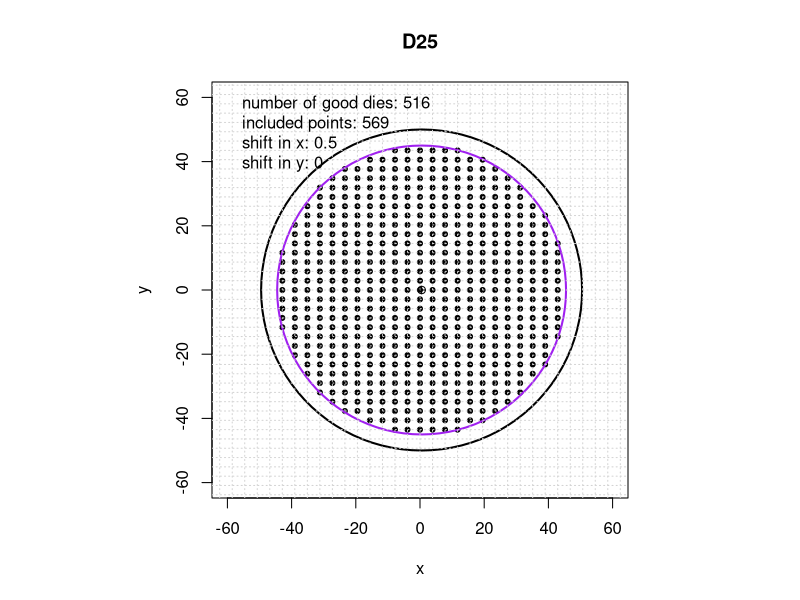

Reproduce this figure in R.
#install.packages("rlist")
#install.packages("plotrix")
library(rlist)
library("plotrix")

#input
wafersize <- 100 #mm
boundery <- 5 #mm
diex <- 3.9 #mm
diey <- 2.9 #mm
accuracy <- 0.1 #mm
id <- "D25"

#preperation
wafer_r <- (100 - boundery*2)/2
gloabllist <- list()
centerpoint <- list()

#making the grid
#max space in x and y
maxx <- 100 + diex*4
maxy <- 100 + diey*4
#max points in x and y
pointsx <- round(maxx / diex)
if (pointsx %% 2 != 0) {
  pointsx <- pointsx +1
}
pointsy <- round(maxy / diey)
if (pointsy %% 2 != 0) {
  pointsy <- pointsy +1
}
pointsxtimes <- seq(-pointsx/2, pointsx/2)
pointsytimes <- seq(-pointsy/2, pointsy/2)
# making vector table
for (m in seq(1, pointsx)) {
  rowlist <- list()
  for (n in seq(1, pointsy)) {
    rowlist[[n]] <- list(diex*pointsxtimes[[m]], pointsytimes[[n]]*diey)
  }
  gloabllist[[m]] <- rowlist
}

# Circle center point variations
centerpoint[[1]] <- seq(0, diex, accuracy)
centerpoint[[2]] <- seq(0, diey, accuracy)

## processing ##
##point in squer in circal check  #later
#ahalf <- (wafer_r/sqrt(2))/2     #later
# copy of gloaballist
variation <- list()
variation[[1]] <- 0
for (i in seq(1, length(centerpoint[[2]]))) {
  for (k in seq(1, length(centerpoint[[1]]))) {
    nanlist <- gloabllist
    counter <- 0
    vectorsx <- c()
    vectorsy <- c()
    for (n in nanlist) {
      for (m in n) {
        rn <- sqrt(((m[[1]]-centerpoint[[1]][[k]])^2)+((m[[2]]-centerpoint[[2]][[i]])^2))
        if (rn < wafer_r){
          counter <- counter + 1
          vectorsx <- list.append(vectorsx, m[[1]])
          vectorsy <- list.append(vectorsy, m[[2]])
        }
      }
    }
    if (counter > variation[[1]]){
      variation[[1]] <- counter
      variation[[2]] <- k
      variation[[3]] <- i
      finalpointsx <- vectorsx
      finalpointsy <- vectorsy
    }
  }
}

#number of good die calculation
dienum <- as.data.frame(table(finalpointsx))
dienum[[2]] <- dienum[[2]] -1
summi <- 0
m <- 0
for (n in dienum[[2]]) {
  summi <- summi + n
  if (n < m) {
    summi <- summi-m
    summi <- summi+n
  }
  m <- n
}
summi <- summi - dienum[[2]][[length(dienum[[2]])]]

# display results
totalpoints <- paste(c("included points:", variation[[1]]), collapse = " ")
xshift <- paste(c("shift in x:", centerpoint[[1]][[variation[[2]]]]), collapse = " ")
yshift <- paste(c("shift in y:", centerpoint[[1]][[variation[[3]]]]), collapse = " ")
gooddie <- paste(c("number of good dies:", summi), collapse = " ")


par(pty="s")
plot(finalpointsx, finalpointsy, asp = 1, xlim = c(wafersize/-2-10, wafersize/2+10), pch = 20, main = id, xlab = "x", ylab = "y")
draw.circle(centerpoint[[1]][[variation[[2]]]], centerpoint[[1]][[variation[[3]]]], wafersize/2, border="black", lwd=2)
draw.circle(centerpoint[[1]][[variation[[2]]]], centerpoint[[1]][[variation[[3]]]], wafersize/2 - boundery, border="purple", lwd=2)
abline(v = seq(-diex*100, diex*100, diex), h = seq(-diey*100, diey*100, diey), col = "lightgray", lty = 3)
legend("topleft", bg="transparent", bty = "n", c(gooddie, totalpoints, xshift, yshift))
points(centerpoint[[1]][[variation[[2]]]], centerpoint[[1]][[variation[[3]]]], pch = 10)
